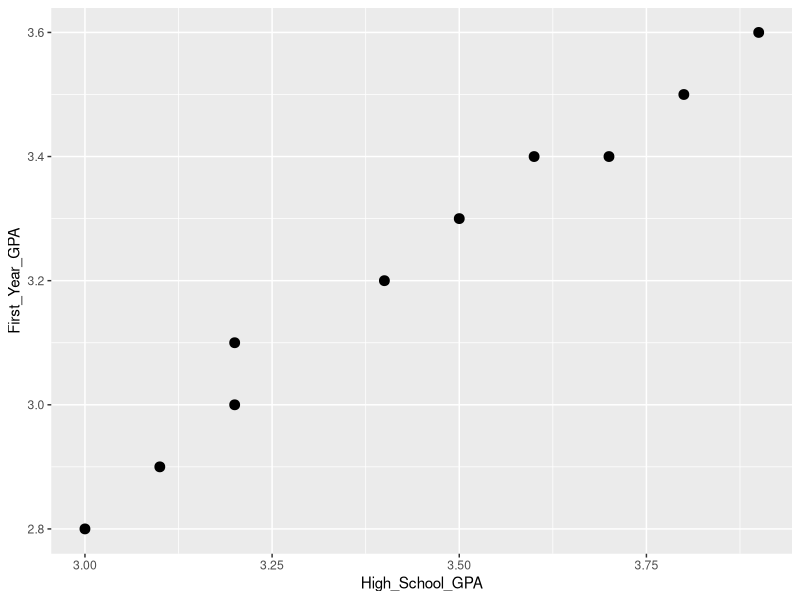

This figure's R source:
## ---- chunk 1
regression_data <- data.frame(
  Student = paste("Student", 1:10),
  High_School_GPA = c(3.0, 3.2, 3.5, 3.8, 3.6, 3.1, 3.9, 3.4, 3.7, 3.2), # High school GPA (explanatory variable)
  First_Year_GPA = c(2.8, 3.0, 3.3, 3.5, 3.4, 2.9, 3.6, 3.2, 3.4, 3.1)  # First-year college GPA (outcome variable)
)

regression_data
## ---- chunk 2
library(ggplot2)
ggplot(regression_data, aes(x = High_School_GPA, y = First_Year_GPA)) +
geom_point(size=3)
## ---- chunk 3
# Performing simple linear regression
simple_regression <- lm(First_Year_GPA ~ High_School_GPA, data = regression_data)
summary(simple_regression) # Display regression results
## ---- chunk 4
# Adjusting data so Study_time influences results significantly
regression_data$Study_time <- c(1000, 1100, 1200, 1500, 1400, 1350, 1550, 1450, 1600, 900)

# Performing multiple linear regression
multiple_regression <- lm(First_Year_GPA ~ High_School_GPA + Study_time, data = regression_data)
summary(multiple_regression) # Display regression results
## ---- chunk 5
# Create the dataset
data_select <- data.frame(
  X2urvived = c(1, 0, 1, 0, 1, 0, 0, 1, 1, 0),
  Pclass = c(3, 1, 3, 1, 3, 3, 2, 1, 2, 3)
)

# Check the first few rows
head(data_select)
## ---- chunk 6
data_select$Pclass <- as.factor(data_select$Pclass)

regression <- lm(X2urvived ~ Pclass, data_select)
regression
## ---- chunk 7
# Generate synthetic educational data
set.seed(123)
n <- 200 # Number of students
data <- data.frame(
  Hours_Studied = runif(n, 0, 10), # Hours of study ranging from 0 to 10
  Attendance_Rate = runif(n, 50, 100) # Attendance rate ranging from 50% to 100%
)

# Outcome variable: Pass or Fail (binary)
data$Passed <- ifelse(
  0.4 * data$Hours_Studied + 0.03 * data$Attendance_Rate + rnorm(n, 0, 0.5) > 5, 1, 0
)

# Check the first few rows of the dataset
head(data)
## ---- chunk 8
# Fit logistic regression model
logistic_model <- glm(Passed ~ Hours_Studied + Attendance_Rate, data = data, family = binomial)

# Display logistic regression results
summary(logistic_model)
